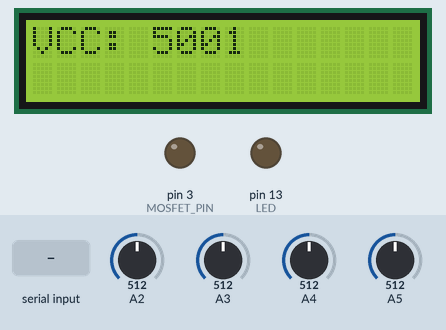
The sketch below on a simulated Arduino Uno, built with avr-gcc and run on an emulated ATmega328P. On the bench: 16×2 character LCD, output pins drawn as LEDs (lit = HIGH). The inputs (shaded band) are chosen by the test bench; at power-on: A2 = 512, A3 = 512, A4 = 512, A5 = 512. EEPROM starts erased; pins used as bus, display or sensor lines are not drawn; what the sketch prints to the serial monitor is not drawn.

Above: at 2.7 s.
2.8 s: A2 set to 716
At 4.4 s:
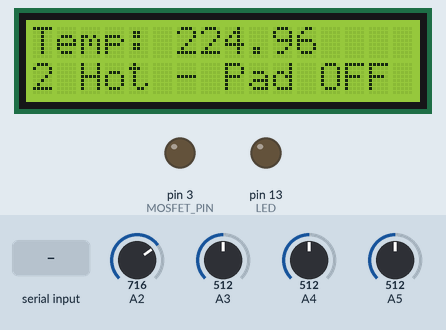
11.8 s: "x\n" received over Serial
At 13.1 s:
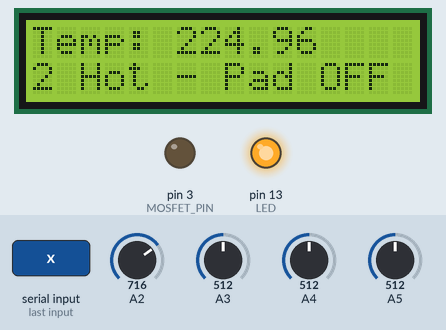
20.5 s: A3 set to 716
At 22.5 s:
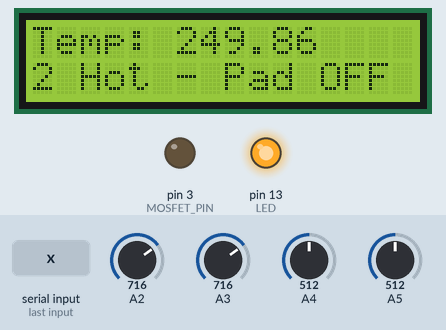
29.3 s: A4 set to 716
At 30.8 s:
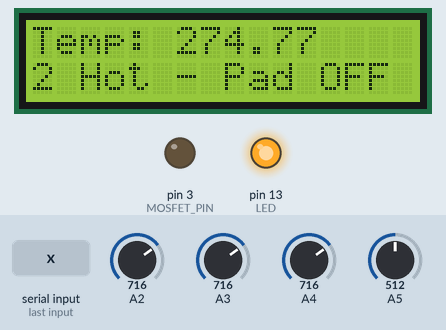
38.0 s: A5 set to 716
At 39.0 s:
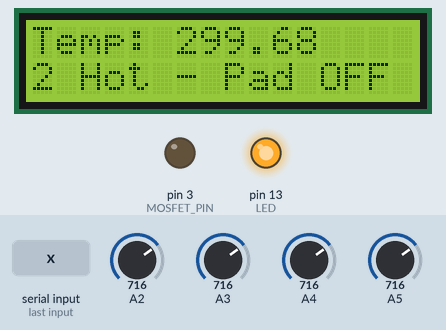
46.8 s: A2 set to 992
At 48.4 s:
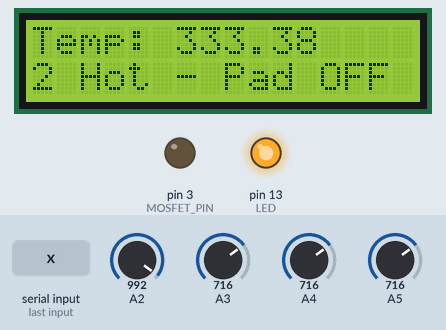
Timing chart, 0 to 49.9 s (numbered marks = the images above; inputs shaded):
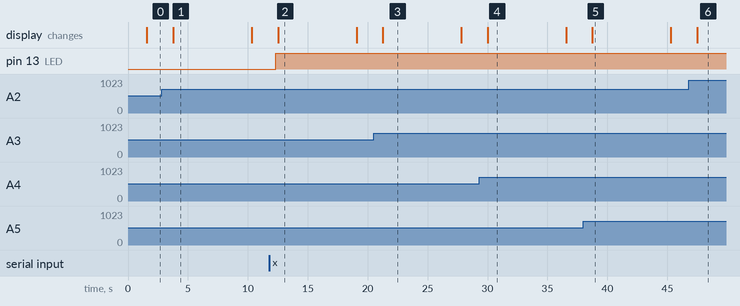

The sketch:

IncubatorRelayV0.7.ino
```cpp
// (licence header left out)
// This program is free software: you can redistribute it and/or modify
// it under the terms of the GNU General Public License as published by
// the Free Software Foundation, either version 3 of the License, or
// (at your option) any later version.

// This program is distributed in the hope that it will be useful,
// but WITHOUT ANY WARRANTY; without even the implied warranty of
// MERCHANTABILITY or FITNESS FOR A PARTICULAR PURPOSE.  See the
// GNU General Public License for more details.

// You should have received a copy of the GNU General Public License
// along with this program.  If not, see <http://www.gnu.org/licenses/>.

#include <EEPROM.h>

#include <TimerOne.h>

#include <stdint.h>  // CAN ARDUINO USE STDINT.h?


#include <LiquidCrystal.h>
#include <Keypad.h>

//Pin assignments for DFRobot LCD Keypad Shield
LiquidCrystal lcd(8, 9, 4, 5, 6, 7);
//---------------------------------------------
// Keypad keypad;


 const float MAX_TEMP = 38.0;  //normally 38.0
 const float MIN_TEMP = 36.0;
 const float ALARM_MAX = 37.0;
 const float ALARM_MIN = 20.0; //very low for testing

 const int MOSFET_PIN = 3;
 const int ALARM_PIN = 7;

 const int DEBUG_LEVEL = 1;

int ledDigitalOne[] = {9, 10, 11}; //the three digital pins of the digital LED
                                   //9 = redPin, 10 = greenPin, 11 = bluePin

const boolean ON = LOW;     //Define on as LOW (this is because we use a common
                            //Anode RGB LED (common pin is connected to +5 volts)
const boolean OFF = HIGH;   //Define off as HIGH

//TMP36 Pin Variables
// int temperaturePin = 0; //the analog pin the TMP36's Vout (sense) pin is connected to
                        //the resolution is 10 mV / degree centigrade
                        //(500 mV offset) to make negative temperatures an option

int speakerPin = 7;

int length = 4; // high notes for high-temp alarm, low notes for low-temp alarm
char highnotes[] = "cga ";
int beats[] = { 1, 1, 2, 1};

char lownotes[] = "bac ";

int tempo = 300;


int numData = 0;  // number of data entries in EEPROM
int dataAddr = sizeof(numData);
int time_5s = 0;
// <global temperature variable definition goes here>
int ledState = LOW;

volatile unsigned long blinkCount = 0; // use volatile for shared variables


void playTone(int tone, int duration) {
  for (long i = 0; i < duration * 1000L; i += tone * 2) {
    digitalWrite(speakerPin, HIGH);
    delayMicroseconds(tone);
    digitalWrite(speakerPin, LOW);
    delayMicroseconds(tone);
  }
}


void playNote(char note, int duration) {
  char names[] = { 'c', 'd', 'e', 'f', 'g', 'a', 'b', 'C' };
  int tones[] = { 1915, 1700, 1519, 1432, 1275, 1136, 1014, 956 };

  // play the tone corresponding to the note name
  for (int i = 0; i < 8; i++) {
    if (names[i] == note) {
      playTone(tones[i], duration);
    }
  }
}


void sound_hot_alarm()
{
       if (DEBUG_LEVEL > 0)
         Serial.println("Temperature WAY Too Hot, ALARMING_HOT!");
       for (int i = 0; i < length; i++) {
         if (highnotes[i] == ' ') {
           delay(beats[i] * tempo);
         } else {
           playNote(highnotes[i], beats[i] * tempo);
         }
       }
}

void sound_cold_alarm()
{
        if (DEBUG_LEVEL > 0)
          Serial.println("Temperature WAY Too Cool, ALARMING_COLD!");
        for (int i = 0; i < length; i++) {
         if (highnotes[i] == ' ') {
           delay(beats[i] * tempo);
         } else {
           playNote(lownotes[i], beats[i] * tempo);
         }
       };
}

void alarm_if_needed(float temp) {
     if (temp < ALARM_MIN) {
     sound_cold_alarm();
   } else if (temp > ALARM_MAX) {
     sound_hot_alarm();
   }
}

void process_input() {
  if (Serial.available()) {
    bool terminator_not_found = true;
    char inChar = Serial.read();
    Serial.println(inChar);
    if (inChar == 'd') {
      Serial.println("dumping");
      print_dump();
    }

    if (inChar == 'x') {
          Serial.println("clearing");
      clear_EEPROM();
    }


      char terminator = Serial.read();
      if (terminator != '\n') {
        Serial.print(terminator);
        Serial.println(" : Didn't read terminator successfully.");
      }
  }
}

float get_average_temperature(long vcc) {
   float t5 = getVoltage(A5,vcc);
   float tc5 = (t5 - .5) * 100.0;
   float t4 = getVoltage(A4,vcc);
   float tc4 = (t4 - .5) * 100.0;
   float t3 = getVoltage(A3,vcc);
   float tc3 = (t3 - .5) * 100.0;
   float t2 = getVoltage(A2,vcc);
   float tc2 = (t2 - .5) * 100.0;
   Serial.print("t5 = ");
   Serial.println(t5);
   Serial.println(tc5);
   int rawRead;
   rawRead = analogRead(A5);
   Serial.println(rawRead);
   Serial.print("t4 = ");
   Serial.println(t4);
   Serial.println(tc4);
   rawRead = analogRead(A4);
   Serial.println(rawRead);
   Serial.print("t3 = ");
   Serial.println(t3);
   Serial.println(tc3);
   rawRead = analogRead(A3);
   Serial.println(rawRead);
   Serial.print("t2 = ");
   Serial.println(t2);
   Serial.println(tc2);
   rawRead = analogRead(A2);
   Serial.println(rawRead);


   float avg = (tc2+tc3+tc4+tc5)/ 4.0;
   return avg;

}

void loop()                     // run over and over again
{
 Serial.println("VCC = ");
  long vcc = readVcc();
   Serial.println(vcc);
   lcd.clear();
 lcd.setCursor(0, 0);
 lcd.print("VCC: ");
 lcd.print(vcc);
 delay(2000);

  process_input();

 float temperature = getVoltage(A5,vcc);  //getting the voltage reading from the temperature sensor
 temperature = (temperature - .5) * 100;          //converting from 10 mv per degree wit 500 mV offset
                                                  //to degrees ((volatge - 500mV) times 100)
 int rawRead = analogRead(A5);
// Serial.println(rawRead);

temperature = get_average_temperature(vcc);
 Serial.print("temp:");
 Serial.println(temperature);                     //printing the result


 // print to LCD screen
 lcd.clear();
 lcd.setCursor(0, 0);
 lcd.print("Temp: ");
 lcd.print (temperature);
   if (temperature < MIN_TEMP) {
       if (DEBUG_LEVEL > 0)
         Serial.println("Temperature Too Cool, turning On!");
         lcd.setCursor(0,1);
         lcd.print("2 Cool - Pad ON");
     digitalWrite(MOSFET_PIN, HIGH);
//     turn_MOSFET_ON(100.0);
   } else if (temperature > MAX_TEMP) {
       if (DEBUG_LEVEL > 0)
         Serial.println("Temperature Too Hot, turning Off!");
         lcd.setCursor(0,1);
         lcd.print("2 Hot - Pad OFF");
     digitalWrite(MOSFET_PIN, LOW);
//     turn_MOSFET_ON(0.0);

   } else {
     // do nothing!
     if (DEBUG_LEVEL > 0)
         Serial.println("Temperature OK, turning Off!");
        digitalWrite(MOSFET_PIN, LOW);
   }
   alarm_if_needed(temperature);

 //  record_temp(temperature);
   delay(5000);
}

void turn_MOSFET_ON(float percent){
  int pwm = (percent * 256) / 100;
  pwm = (pwm > 255) ? 255 : pwm;
  if (DEBUG_LEVEL > 0)
    Serial.println(pwm);
  analogWrite(MOSFET_PIN, pwm);
}

long readVcc() {
  // Read 1.1V reference against AVcc
  // set the reference to Vcc and the measurement to the internal 1.1V reference
  #if defined(__AVR_ATmega32U4__) || defined(__AVR_ATmega1280__) || defined(__AVR_ATmega2560__)
    ADMUX = _BV(REFS0) | _BV(MUX4) | _BV(MUX3) | _BV(MUX2) | _BV(MUX1);
  #elif defined (__AVR_ATtiny24__) || defined(__AVR_ATtiny44__) || defined(__AVR_ATtiny84__)
    ADMUX = _BV(MUX5) | _BV(MUX0);
  #elif defined (__AVR_ATtiny25__) || defined(__AVR_ATtiny45__) || defined(__AVR_ATtiny85__)
    ADMUX = _BV(MUX3) | _BV(MUX2);
  #else
    ADMUX = _BV(REFS0) | _BV(MUX3) | _BV(MUX2) | _BV(MUX1);
  #endif

  delay(2); // Wait for Vref to settle
  ADCSRA |= _BV(ADSC); // Start conversion
  while (bit_is_set(ADCSRA,ADSC)); // measuring

  uint8_t low  = ADCL; // must read ADCL first - it then locks ADCH
  uint8_t high = ADCH; // unlocks both

  long result = (high<<8) | low;

  result = 1125300L / result; // Calculate Vcc (in mV); 1125300 = 1.1*1023*1000
  return result; // Vcc in millivolts
}

// this code copied from ARDX (thanks!)

/*
 * getVoltage() - returns the voltage in millivutoes.on the analog input defined by
 * pin
 */
float getVoltage(int pin, long vcc){
 int v = analogRead(pin);
 if (DEBUG_LEVEL > 0) {
   Serial.println("input voltage");
   Serial.println(v);
 }
 return (v * (vcc / 1000.0) / 1024.0); //converting from a 0 to 1023 digital range
                                        // to 0 to 5 volts (each 1 reading equals ~ 5 millivolts
}

void setup(){

  // make sure we survive a restart without losing our data!
  int numSamples = 0;  // store number of entries in address 0 - 1 (big endian)
  numSamples = EEPROM.get(0,numSamples);
  numData = numSamples;

  lcd.begin(16, 2);
  lcd.clear();
  lcd.setCursor(0, 0);
  lcd.print("Inc Relay V0.5");
  delay(1500);
  pinMode(MOSFET_PIN,OUTPUT);
  pinMode(speakerPin, OUTPUT);
  pinMode(A5,INPUT);
  pinMode(A4,INPUT);
  pinMode(A3,INPUT);
  pinMode(A2,INPUT);


  Serial.begin(9600);  //Start the serial connection with the copmuter
                       //to view the result open the serial monitor
                       //last button beneath the file bar (looks like a box with an antenae)

  setup_interrupt();

}

const int LED = 13;

// ========================EEPROM DATA DUMP FUNCTIONS==========================
// Authors: Andrew Wong, Ryan Syed, Michelle Tate
// Stores number of data entries in bytes 0 - 1 (needs 10 bits to address 1021 bytes), and temperature data in entries 2 - 1023
// Timer 1 library can be downloaded from: http://www.pjrc.com/teensy/td_libs_TimerOne.html


 // print out EEPROM contents
void print_dump(){
  int i = 0;
  float data = 0.0;
  int numSamples = 0;  // store number of entries in address 0 - 1 (big endian)
  numSamples = EEPROM.get(0,numSamples);
  Serial.print("numSamples = ");
  Serial.println(numSamples);
  while (i < numSamples) {
    EEPROM.get(sizeof(int) + i * sizeof(float),data);
    Serial.print(" i = ");
    Serial.println(i);
    Serial.print(data);
    i++;
  }
}


void clear_EEPROM(){
  numData = 0;
  EEPROM.put(0,numData);

    // turn the LED on when we're done
  digitalWrite(13, HIGH);

}


 // test interrupt
void blinkLED(void)
{
  if (ledState == LOW) {
    ledState = HIGH;
    blinkCount = blinkCount + 1;  // increase when LED turns on
  } else {
    ledState = LOW;
  }

  digitalWrite(LED, ledState);
}


 // writes 1 byte of data to EEPROM every 360 x 5s = 30 minutes
 // toggles LED to indicate write finished
 // Note: maximum time betw Timer1 interrupts is 8.3s
void data_dump(){
    Serial.println("RECORD_DATA");
  if (time_5s >= 12){

    // Let's get the temp...
     long vcc = readVcc();
    float temperature = get_average_temperature(vcc);
     // store number of entries in address 0x0 - 0x1
    record_temp(temperature);
     time_5s = 0;
  }
  else{
    time_5s++;
  }
}

void record_temp(float temperature) {


     // most sig byte in 0x0, least sig byte in 0x1 (big endian)
//    uint8_t numD_LSB = 0;
//    uint8_t numD_MSB = 0;
//    numD_LSB = numData & 0x00FF;  // mask upper 8 bits
//    numD_MSB = numData & 0xFF00;  // mask lower 8 bits
//    EEPROM.write(0, numD_MSB);
//    EEPROM.write(1, numD_LSB);

        numData++;
    EEPROM.put(0,numData);

    dataAddr = sizeof(int) + numData * sizeof(float);

     // store data
    EEPROM.put(dataAddr, temperature);   //NOTE: tempData is a global variable that is the temp measurement


     // toggle LED to indicate write is done

    if (ledState == LOW) {
      ledState = HIGH;
      //blinkCount = blinkCount + 1;  // increase when LED turns on
    } else {
      ledState = LOW;
    }

    digitalWrite(LED, ledState);
    // This is a little weird....

}

void setup_interrupt() {
  Timer1.initialize(5000000);  // interrupt every 5 seconds
  Timer1.attachInterrupt(data_dump); // array dump to run every 5 seconds
  Serial.begin(9600);
  pinMode(13, OUTPUT);    // initialize the LED pin as an output.
}
```

Measured:
- after the input at 2.8 s, the display: changes after 0.96 s (image 1)
- after the input at 11.8 s, pin 13 (LED): LOW → HIGH after 0.52 s
- after the input at 20.5 s, the display: changes after 0.76 s (image 3)
- after the input at 29.3 s, the display: changes after 0.71 s (image 4)
- after the input at 38.0 s, the display: changes after 0.75 s (image 5)
- after the input at 46.8 s, the display: changes after 0.69 s (image 6)
- what the display in image 1 shows lasts 6.5 s, from 3.8 s to 10.3 s
